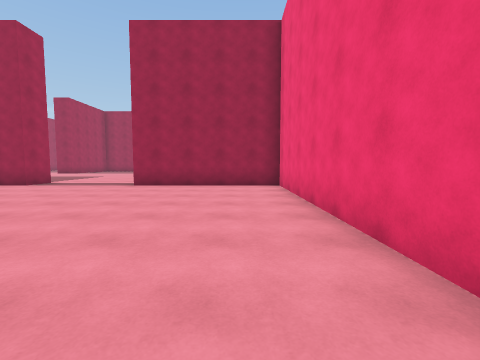
view 1 (above)

24 first-person views from a walk through a 3-D level made in the Unity game engine. The camera is 1.4 m above the floor, tilts 4° down and sees 90° across. The floor is counted in squares, 2 m on a side. Each view is taken from the middle of a square. On the plan, view 1 faces up. The plan holds only what a view shows up to about 9 squares ahead; the rest is blank. The place goes on beyond the plan.

view 2
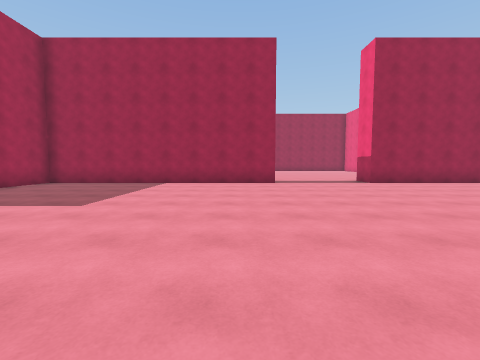

view 3
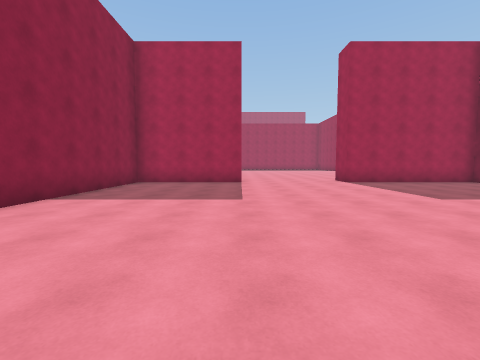

view 4
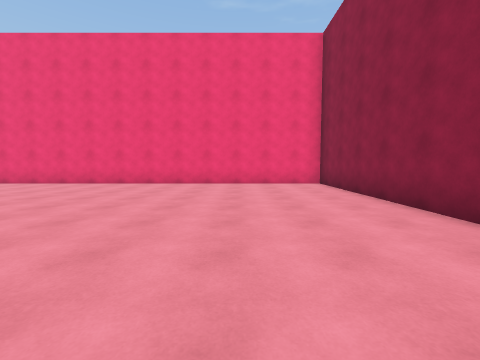

view 5
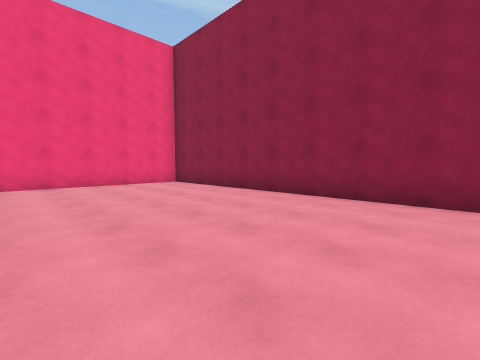

view 6
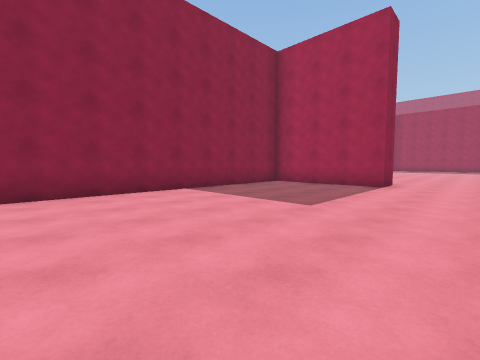

view 7
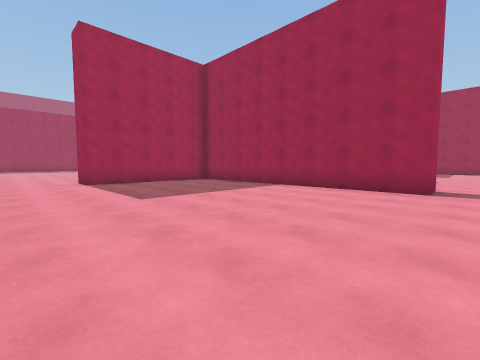

view 8
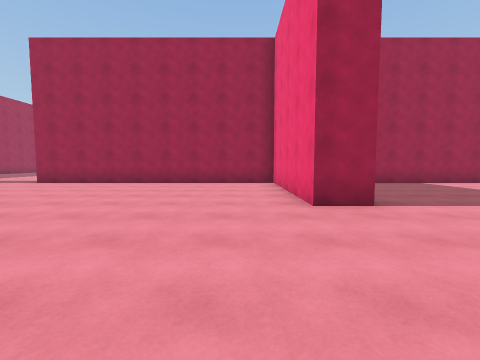

view 9
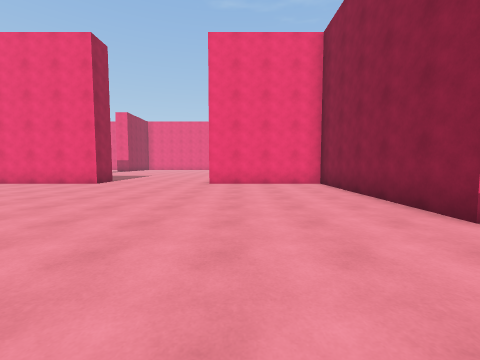

view 10
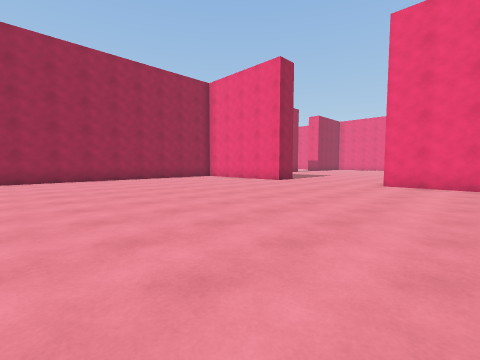

view 11
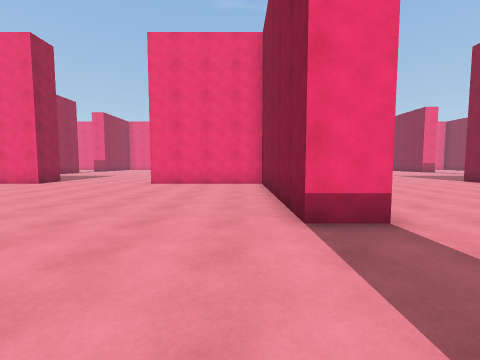

view 12
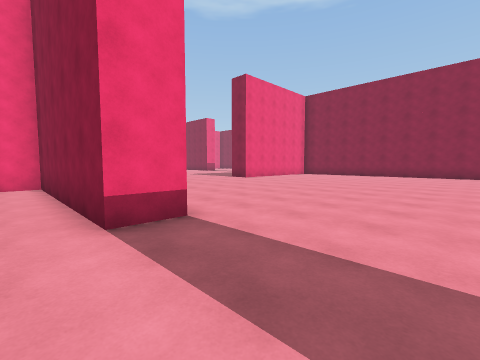

view 13
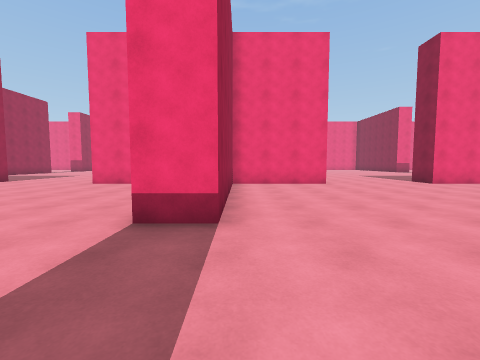

view 14
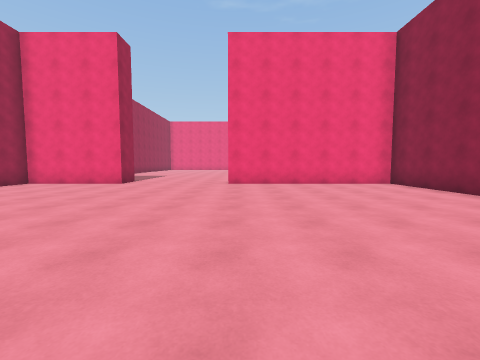

view 15
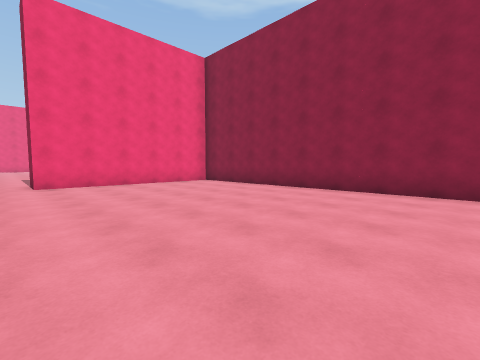

view 16
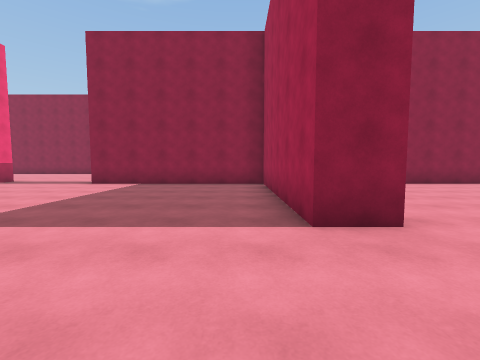

view 17
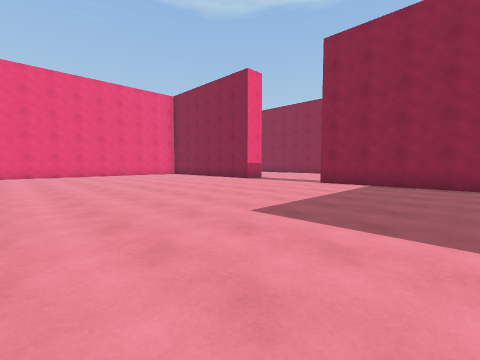

view 18
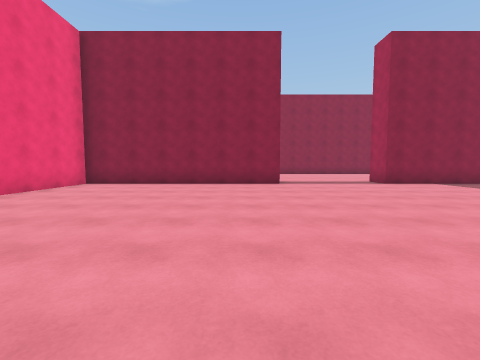

view 19
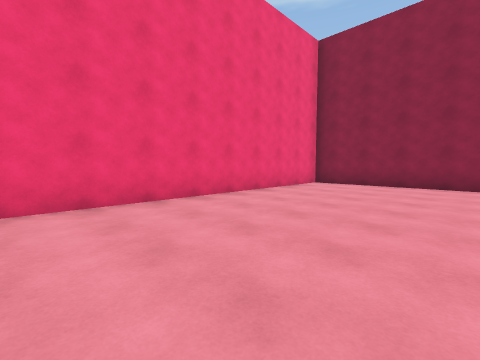

view 20
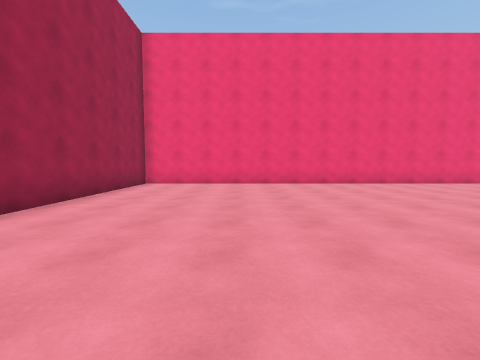

view 21
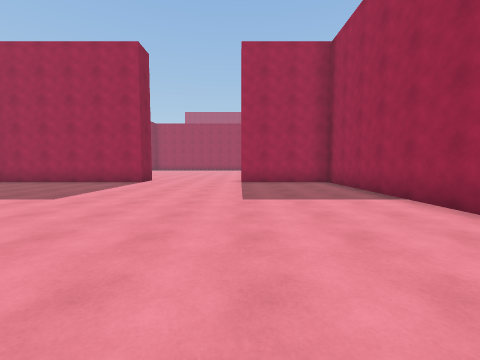

view 22
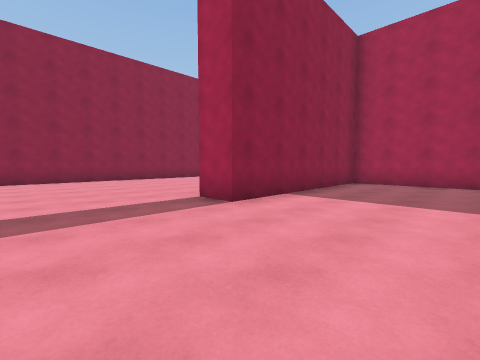

view 23
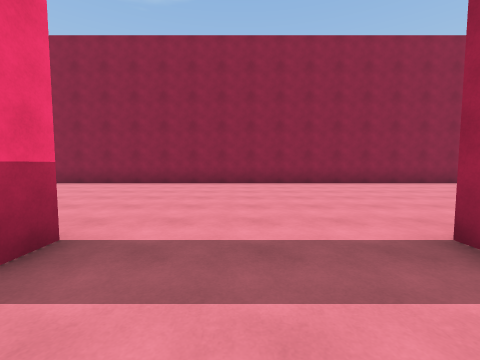

view 24
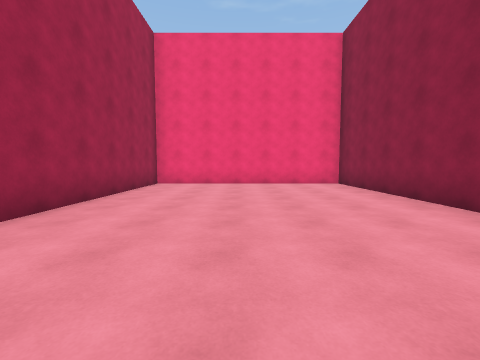

### Floor plan
Points are (right, up) in squares from view 1. A wall is a line through its corners. A room is listed if a view was taken in it or the views show most of it. See-through windows are left out.
Room 1 (views 1, 2, 3, 4, 5, 6, 7)
walls: (-6.7, 7.6) (-14.8, 7.6) (-14.8, 2.9) (-15.8, 2.9); (-15.8, -0.9) (-14.8, -0.9) (-14.8, -4.8) (1.2, -4.8) (1.2, 7.6) (-3.3, 7.6)
ways out: opening at (-16.3, 1) to room 2; opening at (-5, 8)
Room 2 (views 8, 9, 10, 11, 12)
walls: (-15.8, 2.9) (-15.8, 7.6) (-24.2, 7.6); (-21.3, -5.8) (-21.3, -4.8) (-15.8, -4.8) (-15.8, -0.9)
ways out: opening at (-16.3, 1) to room 1; opening at (-23, -5) to room 3
Room 3 (views 13, 14, 15)
walls: (-15.8, -9) (-15.8, -5.8) (-21.3, -5.8); (-24.1, -18.2) (-15.8, -18.2) (-15.8, -12.6)
ways out: opening at (-23, -5) to room 2; opening at (-16.3, -11) to room 4
Room 4 (views 16, 17, 18, 19, 20, 21, 22, 23, 24)
walls: (-5.4, -18.2) (1.2, -18.2) (1.2, -5.8) (-3.9, -5.8); (-5.4, -19.2) (-5.4, -18.5); (-15.8, -12.6) (-14.8, -12.6) (-14.8, -18.2) (-9, -18.2) (-9, -19.2); (-9.1, -5.8) (-14.8, -5.8) (-14.8, -9) (-15.8, -9); (-14.6, -25.4) (1.2, -25.4) (1.2, -19.2) (-4.2, -19.2)
ways out: opening at (-16.3, -11) to room 3

Where each view was taken, in squares from view 1:
view 1: 0 up, 0 right, facing up
view 2: 1 down, 8 left, facing up
view 3: 1 down, 6 left, facing left
view 4: 2 down, 7 left, facing right
view 5: 0 up, 7 left, facing down-right
view 6: 1 up, 7 left, facing down-left
view 7: 1 up, 6 left, facing up-left
view 8: 1 down, 17 left, facing up
view 9: 2 down, 24 left, facing right
view 10: 3 down, 24 left, facing up-right
view 11: 4 down, 24 left, facing right
view 12: 4 down, 24 left, facing down-right
view 13: 6 down, 24 left, facing right
view 14: 13 down, 24 left, facing right
view 15: 12 down, 24 left, facing down-right
view 16: 10 down, 14 left, facing down
view 17: 10 down, 13 left, facing down-right
view 18: 10 down, 4 left, facing down
view 19: 10 down, 3 left, facing down-right
view 20: 9 down, 7 left, facing right
view 21: 9 down, 6 left, facing left
view 22: 15 down, 6 left, facing down-left
view 23: 17 down, 7 left, facing down
view 24: 22 down, 7 left, facing right
